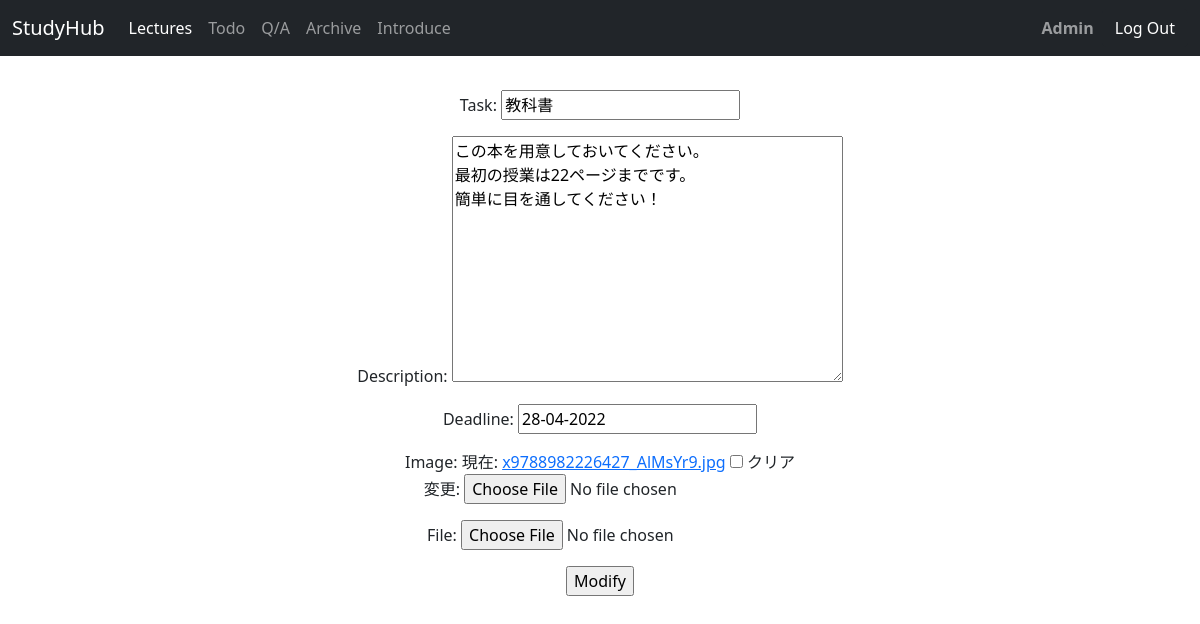
Page /todo/update/24/ (signed in) on the committed database.
### todo/models.py (models this page shows, shortened)
class TodoList(models.Model):
    name = models.CharField(max_length=40, verbose_name="Task")
    description = models.TextField(max_length=200, verbose_name="Description")
    date_created = models.DateField(auto_now_add=True, verbose_name="Date")
    date_deadline = models.DateField(verbose_name="Deadline")
    image = models.ImageField(null=True, blank=True, upload_to="", verbose_name='Image')
    file = models.FileField(null=True, blank=True, upload_to="uploads/", verbose_name='File')
    author = models.ForeignKey(User, on_delete=models.CASCADE, name='author')

### todo/views.py (the view)
# urls.py: path('update/<int:pk>/', TodoUpdateView.as_view(), name='update'),
class TodoUpdateView(LoginRequiredMixin, UpdateView):
    model = TodoList
    fields = ['name', 'description', 'date_deadline','image', 'file']
    template_name = 'todo/todo_update.html'
    success_url = reverse_lazy('todo:index')
    login_url='common:login'

### todo/templates/todo/todo_update.html (shortened to what this page needs)
{%extends 'base.html' %}
{% block content %}
<div class="text-center">
  <form method="post", action="", enctype="multipart/form-data">
    {{ form.as_p }}
    <input type="submit" value="Modify">
</form>
</div>
{% endblock %}

### rows in the picture
TodoList: name "教科書", description "この本を用意しておいてください。 最初の授業は22ページまでです。 簡単に目を通してください！", date_deadline "28-04-2022"
